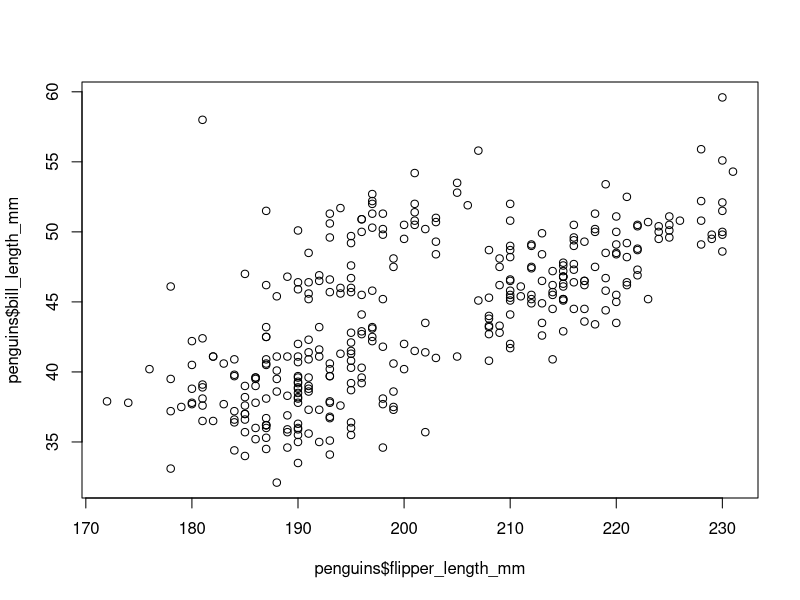
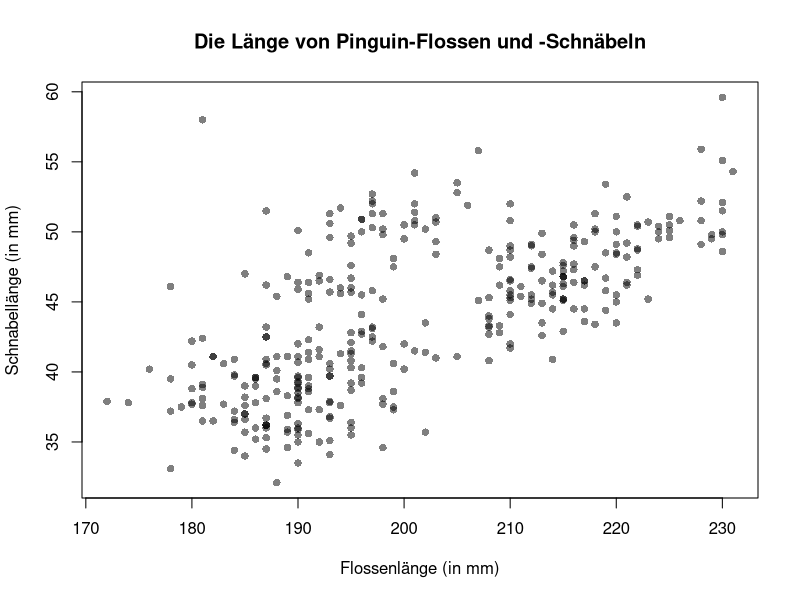
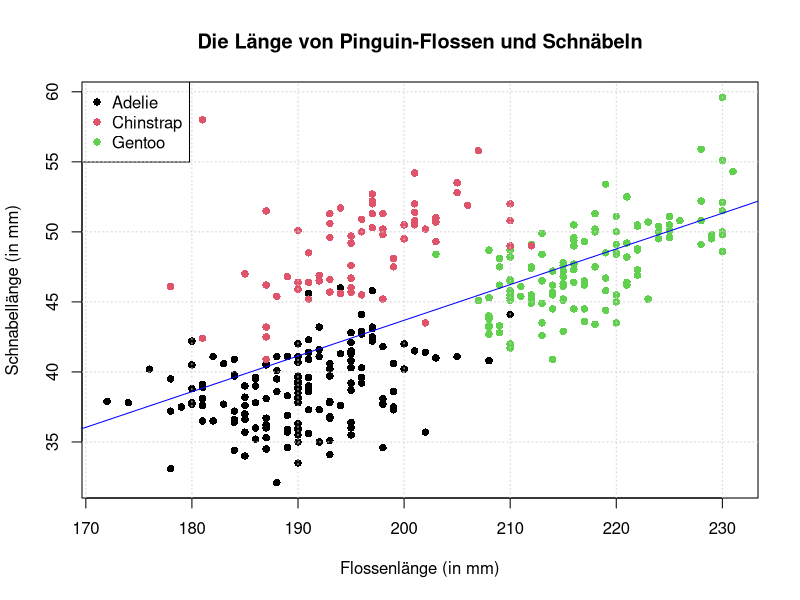

Write the R code that produced these figures, in order.
# R-Workshop "Introduction to R - Data Wrangling and Basic Statistics"
# 24.04.2024
# R-Ladies

# Jumping in!!
# Getting to Know Palmer's Penguins Dataset
# GVE, 24.04.2024

# run code line by line by pressing Ctrl+Enter
# Code in braces can be run all at once or individually
# press Ctrl+Enter when cursor is in the line of the bracket 
# or in a single line 

# Basics ####
{
  # install package 
  install.packages("palmerpenguins")
  
  # load package
  library("palmerpenguins")  
}

# load data ####
{
  # look at help
  ?palmerpenguins
  data(package = 'palmerpenguins')
  
  # load data
  penguins <- as.data.frame(palmerpenguins::penguins)
}

# explore ####
{
  # first look into the dataset
  str(penguins)   # structure of the dataset
  head(penguins)   # first 6 rows
  names(penguins)   # column names
  
  summary(penguins)   # general summary
  
  View(penguins)  # take a look at dataset in a separate window
}

# descriptives ####
{
  # mean of body mass
  mean(penguins$body_mass_g, na.rm = TRUE)
  
  # min and max of body mass
  min(penguins$body_mass_g, na.rm = TRUE)
  max(penguins$body_mass_g, na.rm = TRUE)
  
  # how many penguins are there by species?
  table(penguins$species)
  
  # what is the mean weight by species?
  aggregate(penguins$body_mass_g, list(penguins$species), mean, na.rm = TRUE)
  tapply(penguins$body_mass_g, list(penguins$species), mean, na.rm = TRUE)  
}


# plots
{
  # is there a correlation between flipper and bill length?
  plot(x = penguins$flipper_length_mm, 
       y = penguins$bill_length_mm)
  
  # jazzed-up plot
  plot(x = penguins$flipper_length_mm, 
       y = penguins$bill_length_mm,
       main = "Die Länge von Pinguin-Flossen und -Schnäbeln",
       xlab = "Flossenlänge (in mm)",
       ylab = "Schnabellänge (in mm)",
       pch = 16,
       col = gray(.0, .5))
  
  # colored species
  plot(x = penguins$flipper_length_mm,   # x coordinates
       y = penguins$bill_length_mm,      # y coordinates
       col = penguins$species,
       main = "Die Länge von Pinguin-Flossen und Schnäbeln",
       xlab = "Flossenlänge (in mm)",    # label x axis
       ylab = "Schnabellänge (in mm)",   # label y axis
       pch = 16)                         # point type 
  legend("topleft",
         legend = levels(factor(penguins$species)),
         pch = 16,
         col = factor(levels(factor(penguins$species))))  
  grid()   # Orientierungslinien
  
  # calculate linear model for regression line
  model <- lm(formula = bill_length_mm ~ flipper_length_mm,
              data = penguins)
  
  abline(model, col = "blue")   # regression line
}



# inference statistics
{
  # is there a difference in body mass between female and male penguins?
  t.test(formula = body_mass_g ~ sex,
         data = penguins,
         alternative = "two.sided")
  t.test(x = penguins$body_mass_g[which(penguins$sex == "male")],
         y = penguins$body_mass_g[which(penguins$sex == "female")],
         alternative = "two.sided")
  # yes, there is a significant difference
  
  # deactivate scientific notation
  #options(scipen=999)
  
  # What is the correlation between bill and flipper length? 
  cor.test(penguins$bill_length_mm, penguins$flipper_length_mm, method = "spearman")
  # correlation .66, highly significant
  
  # do different species have different body mass?
  mass_species_model <- lm(formula = body_mass_g ~ species,
                           data = penguins)
  anova(mass_species_model)
  # yes, highly significant
  
  # how do penguin characteristics interact with body mass?
  mass_model <- lm(formula = body_mass_g ~ sex + bill_length_mm + bill_depth_mm + flipper_length_mm,
     data = penguins)
  summary(mass_model)  
  # sex (male +), bill length (-) und flipper length (+) 
  # have a correlation with body mass
}

